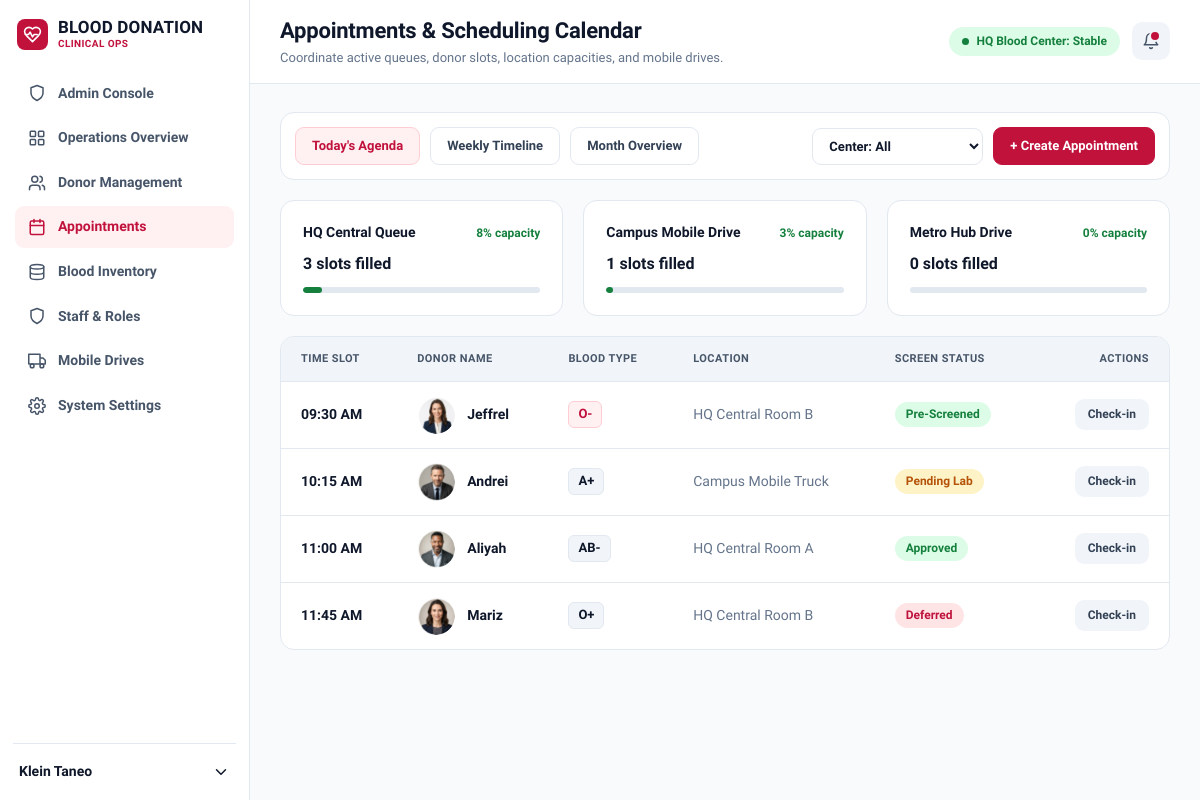
The page /appointments.php (signed in) on the database its author committed.
### tables this page shows
CREATE TABLE users (
  id INT AUTO_INCREMENT PRIMARY KEY,
  name VARCHAR(100) NOT NULL,
  email VARCHAR(150) NOT NULL UNIQUE,
  password_hash VARCHAR(255) NOT NULL,
  role VARCHAR(60) NOT NULL DEFAULT 'Triage Nurse',
  facility VARCHAR(80) NOT NULL DEFAULT 'HQ Central Center',
  access_level VARCHAR(60) NOT NULL DEFAULT 'Pre-screening',
  status ENUM('Active','Pending','Suspended') NOT NULL DEFAULT 'Pending',
  avatar VARCHAR(100) NULL,
  created_at TIMESTAMP DEFAULT CURRENT_TIMESTAMP
);

CREATE TABLE appointments (
  id INT AUTO_INCREMENT PRIMARY KEY,
  donor_id INT NOT NULL,
  appt_date DATE NOT NULL,
  slot_time TIME NOT NULL,
  center VARCHAR(40) NOT NULL DEFAULT 'HQ Central',
  location VARCHAR(80) NOT NULL,
  screen_status ENUM('Pre-Screened','Pending Lab','Approved','Deferred') NOT NULL DEFAULT 'Pending Lab',
  checked_in TINYINT(1) NOT NULL DEFAULT 0,
  created_at TIMESTAMP DEFAULT CURRENT_TIMESTAMP,
  FOREIGN KEY (donor_id) REFERENCES donors(id) ON DELETE CASCADE,
  INDEX (appt_date)
);

CREATE TABLE donors (
  id INT AUTO_INCREMENT PRIMARY KEY,
  medical_id VARCHAR(30) NOT NULL UNIQUE,
  name VARCHAR(100) NOT NULL,
  blood_type ENUM('O+','O-','A+','A-','B+','B-','AB+','AB-') NOT NULL,
  phone VARCHAR(30) NULL,
  status ENUM('Eligible','Deferred','Suspended') NOT NULL DEFAULT 'Eligible',
  last_donation DATE NULL,
  last_center VARCHAR(80) NULL,
  eligibility_note VARCHAR(200) NULL,
  avatar VARCHAR(100) NULL,
  created_at TIMESTAMP DEFAULT CURRENT_TIMESTAMP,
  INDEX (blood_type), INDEX (status)
);

### appointments.php (the view, shortened to what this page needs)
<?php
require __DIR__ . '/config.php';
require __DIR__ . '/includes/layout.php';
$u = require_login();
$view = in_array($_GET['view'] ?? '', ['week', 'month'], true) ? $_GET['view'] : 'today';
$fc = isset(CENTERS[$_GET['center'] ?? '']) ? $_GET['center'] : '';
$range = match ($view) {
    'week' => [date('Y-m-d', strtotime('monday this week')), date('Y-m-d', strtotime('sunday this week'))],
    'month' => [date('Y-m-01'), date('Y-m-t')],
    default => [date('Y-m-d'), date('Y-m-d')],
};
$w = 'a.appt_date BETWEEN ? AND ?'; $args = $range;
$rows = q("SELECT a.*, d.name, d.blood_type, d.avatar FROM appointments a JOIN donors d ON d.id=a.donor_id WHERE $w ORDER BY a.appt_date, a.slot_time", $args)->fetchAll();
$counts = q('SELECT center, COUNT(*) n FROM appointments WHERE appt_date BETWEEN ? AND ? GROUP BY center', $range)->fetchAll(PDO::FETCH_KEY_PAIR);
$days = ['today' => 1, 'week' => 7, 'month' => (int)date('t')][$view];
function tab(string $v, string $label, string $cur): string {
    return '<a class="btn ' . ($v === $cur ? 'tab-on' : '') . '" href="appointments.php?' . e(http_build_query(array_merge($_GET, ['view' => $v]))) . '">' . $label . '</a>';
}
app_start('Appointments & Scheduling Calendar', 'Coordinate active queues, donor slots, location capacities, and mobile drives.', 'appointments');
?>
<div class="card filters">
  <?= tab('today', "Today's Agenda", $view) . tab('week', 'Weekly Timeline', $view) . tab('month', 'Month Overview', $view) ?>
  <form method="get"><input type="hidden" name="view" value="<?= e($view) ?>">
    <select name="center" data-autosubmit aria-label="Center"><option value="">Center: All</option>
      <?php foreach (CENTERS as $c => $_): ?><option <?= $fc === $c ? 'selected' : '' ?>><?= e($c) ?></option><?php endforeach; ?></select></form>
  <button class="btn primary" data-open="apptModal">+ Create Appointment</button>
</div>
<div class="grid3">
<?php foreach (CENTERS as $c => $cap): $n = (int)($counts[$c] ?? 0); $pct = min(100, round($n / ($cap * $days) * 100));
      $cls = $pct >= 80 ? 'critical' : ($pct >= 40 ? 'moderate' : 'stable'); ?>
  <div class="card"><div class="between"><b><?= e($c === 'HQ Central' ? 'HQ Central Queue' : $c) ?></b><span class="cap <?= $cls ?>"><?= $pct ?>% capacity</span></div>
    <h3 class="big"><?= $n ?> slots filled</h3><div class="bar <?= $cls ?>"><i style="width:<?= $pct ?>%"></i></div></div>
<?php endforeach; ?>
</div>
<div class="card table-card"><div class="scroll"><table>
  <thead><tr><th>Time Slot</th><th>Donor Name</th><th>Blood Type</th><th>Location</th><th>Screen Status</th><th class="r">Actions</th></tr></thead><tbody>
  <?php foreach ($rows as $r): ?>
    <tr><td><b><?= e(date('h:i A', strtotime($r['slot_time']))) ?></b><?= $view !== 'today' ? '<small>' . e(date('D, M j', strtotime($r['appt_date']))) . '</small>' : '' ?></td>
      <td><div class="person"><?= avatar($r) ?><b><?= e($r['name']) ?></b></div></td>
      <td><span class="bt <?= $r['blood_type'] === 'O-' ? 'rare' : '' ?>"><?= e($r['blood_type']) ?></span></td>
      <td class="muted"><?= e($r['location']) ?></td>
      <td><span class="badge <?= SCREEN[$r['screen_status']] ?>"><?= e($r['screen_status']) ?></span></td>
      <td class="r"><?php if ($r['checked_in']): ?><span class="badge ok">Checked in</span><?php else: ?>
        <form method="post" class="inline"><button class="btn sm">Check-in</button></form><?php endif; ?></td></tr>
  <?php endforeach; if (!$rows): ?><tr><td colspan="6" class="empty">No appointments in this period.</td></tr><?php endif; ?>
</tbody></table></div></div>
<?php modal_end(); app_end();

### includes/layout.php (shortened to what this page needs)
<?php
function head_tags(string $title): string {
    return '<!DOCTYPE html><html lang="en"><head><meta charset="utf-8">'
        . '<meta name="viewport" content="width=device-width, initial-scale=1">'
        . '<title>' . e($title) . ' · ' . APP_NAME . '</title>'
        . '<link rel="preconnect" href="https://fonts.googleapis.com"><link rel="preconnect" href="https://fonts.gstatic.com" crossorigin>'
        . '<link href="https://fonts.googleapis.com/css2?family=Hanken+Grotesk:wght@400;500;600;700;800&display=swap" rel="stylesheet">'
        . '<link rel="stylesheet" href="assets/css/style.css"></head>';
}
function brand(bool $sub = false): string {
    return '<div class="brand"><span class="logo">' . icon('heart') . '</span><span><b>BLOOD DONATION</b>'
        . ($sub ? '<small>CLINICAL OPS</small>' : '') . '</span></div>';
}
function app_start(string $title, string $sub, string $active): void {
    $u = user();
    $nav = [
        'dashboard' => ['Operations Overview', 'grid'], 'donors' => ['Donor Management', 'users'],
        'appointments' => ['Appointments', 'calendar'], 'inventory' => ['Blood Inventory', 'database'],
        'staff' => ['Staff & Roles', 'shield'], 'drives' => ['Mobile Drives', 'truck'],
        'settings' => ['System Settings', 'settings'],
    ];
    if ($u && is_admin($u)) $nav = ['admin' => ['Admin Console', 'shield']] + $nav;
    $crit = (int)q('SELECT COUNT(*) FROM blood_inventory WHERE units < ?', [(int)setting('critical_below', '25')])->fetchColumn();
    echo head_tags($title) . '<body><div class="shell">';
    echo '<aside class="sidebar" id="sidebar">' . brand(true) . '<nav>';
    foreach ($nav as $k => [$label, $ic]) {
        echo '<a href="' . $k . '.php" class="' . ($active === $k ? 'active' : '') . '">' . icon($ic) . '<span>' . e($label) . '</span></a>';
    }
    echo '</nav><details class="usermenu"><summary><span>' . e($u['name']) . '</span>' . icon('chev') . '</summary>'
        . '<a href="logout.php">Log out</a></details></aside>';
    echo '<div class="overlay" id="overlay"></div><div class="main"><header class="topbar">'
        . '<button class="menu-btn" id="menuBtn" aria-label="Open menu">' . icon('menu') . '</button>'
        . '<div class="ttl"><h1>' . e($title) . '</h1><p>' . e($sub) . '</p></div>'
        . '<div class="tools"><span class="pill ok"><i></i>HQ Blood Center: ' . ($crit >= 3 ? 'Alert' : 'Stable') . '</span>'
        . '<a class="iconbtn' . ($crit ? ' dot' : '') . '" href="dashboard.php" aria-label="Alerts">' . icon('bell') . '</a></div></header>'
        . '<section class="content">' . flash_html();
}
function app_end(): void { echo '</section></div></div><script src="assets/js/app.js"></script></body></html>'; }

### config.php (shortened to what this page needs)
<?php
function db(): PDO {
    static $pdo = null;
    if (!$pdo) {
        try {
            $pdo = new PDO('mysql:host=' . DB_HOST . ';dbname=' . DB_NAME . ';charset=utf8mb4', DB_USER, DB_PASS, [
                PDO::ATTR_ERRMODE => PDO::ERRMODE_EXCEPTION,
                PDO::ATTR_DEFAULT_FETCH_MODE => PDO::FETCH_ASSOC,
                PDO::ATTR_EMULATE_PREPARES => false,
            ]);
            $pdo->exec("SET time_zone = '+08:00'");
        } catch (PDOException $e) {
            http_response_code(500);
            exit('Database connection failed. Check config.php and import database.sql.');
        }
    }
    return $pdo;
}
function q(string $sql, array $p = []): PDOStatement { $s = db()->prepare($sql); $s->execute($p); return $s; }
function e($v): string { return htmlspecialchars((string)$v, ENT_QUOTES, 'UTF-8'); }
function setting(string $k, string $default = ''): string {
    static $cache = null;
    if ($cache === null) $cache = q('SELECT skey, svalue FROM settings')->fetchAll(PDO::FETCH_KEY_PAIR);
    return $cache[$k] ?? $default;
}
function user(): ?array {
    static $u = false;
    if ($u === false) $u = isset($_SESSION['uid']) ? (q('SELECT * FROM users WHERE id=? AND status="Active"', [$_SESSION['uid']])->fetch() ?: null) : null;
    return $u;
}
function require_login(): array {
    if (setting('session_timeout') === '1' && isset($_SESSION['last']) && time() - $_SESSION['last'] > 900) {
        session_unset(); session_destroy(); session_start();
        flash('Session expired after 15 minutes of inactivity.', 'err'); redirect('login.php');
    }
    $u = user();
    return $u;
}
function avatar(?array $row, string $name = ''): string {
    if (!empty($row['avatar']) && is_file(__DIR__ . '/assets/img/avatars/' . basename($row['avatar'])))
        return '<img class="avatar" src="assets/img/avatars/' . e(basename($row['avatar'])) . '" alt="">';
    $ini = '';
    return '<span class="avatar ini" aria-hidden="true">' . e($ini) . '</span>';
}
function icon(string $n): string {
    return '<svg class="ic" viewBox="0 0 24 24" fill="none" stroke="currentColor" stroke-width="2" stroke-linecap="round" stroke-linejoin="round" aria-hidden="true">' . ($p[$n] ?? '') . '</svg>';
}

### rows shown on the page
users: name "Klein Taneo"
appointments: slot_time "09:30 AM", donor.avatar (picture), donor.name "Jeffrel", donor.blood_type "O-", location "HQ Central Room B", screen_status "Pre-Screened"
appointments: slot_time "10:15 AM", donor.avatar (picture), donor.name "Andrei", donor.blood_type "A+", location "Campus Mobile Truck", screen_status "Pending Lab"
appointments: slot_time "11:00 AM", donor.avatar (picture), donor.name "Aliyah", donor.blood_type "AB-", location "HQ Central Room A", screen_status "Approved"
appointments: slot_time "11:45 AM", donor.avatar (picture), donor.name "Mariz", donor.blood_type "O+", location "HQ Central Room B", screen_status "Deferred"

### other values the page prints
$label "Admin Console"
$label "Operations Overview"
$label "Donor Management"
$label "Appointments"
$label "Blood Inventory"
$label "Staff & Roles"
$label "Mobile Drives"
$label "System Settings"
$title "Appointments & Scheduling Calendar"
$sub "Coordinate active queues, donor slots, location capacities, and mobile drives."
$label "Today's Agenda Weekly Timeline Month Overview"
$c === 'HQ Central' ? 'HQ Central Queue' : $c "HQ Central Queue"
$n "3"
$c === 'HQ Central' ? 'HQ Central Queue' : $c "Campus Mobile Drive"
$n "1"
